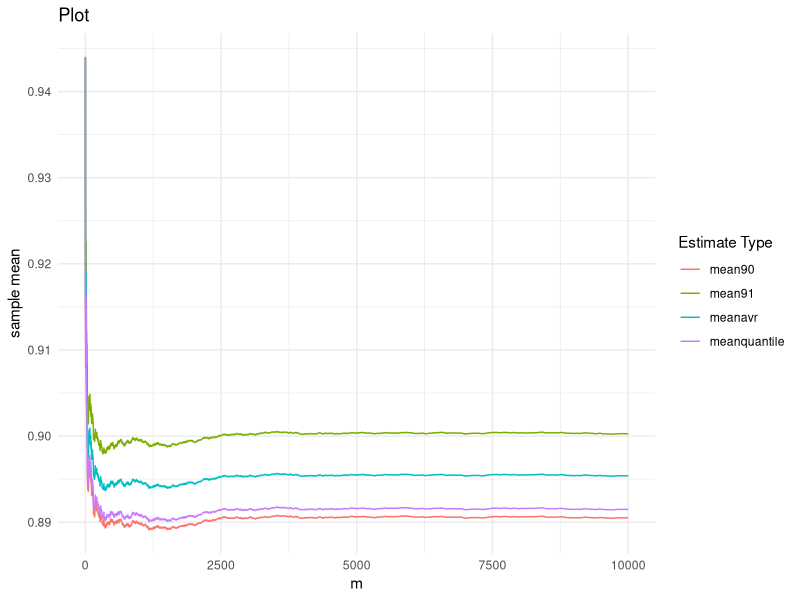
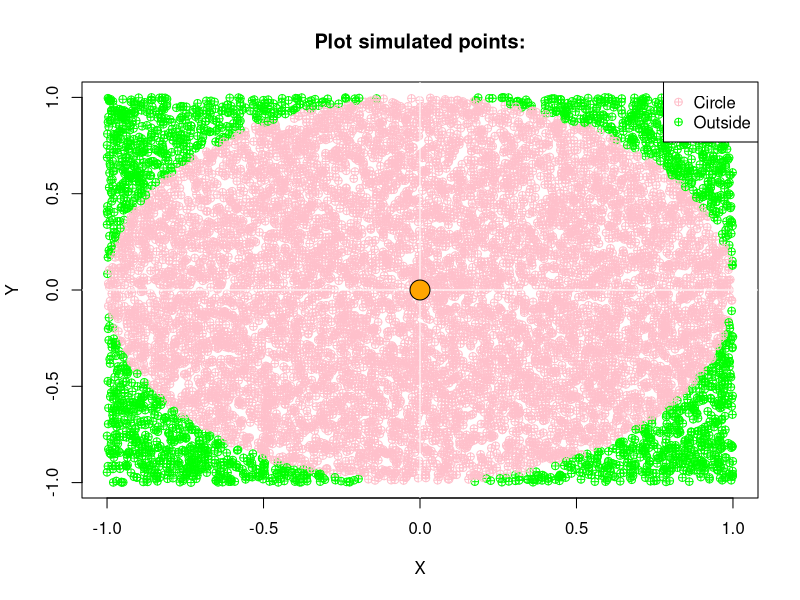

Reproduce these figures in R, in order. (Note: this script raises an error after producing the figures.)
## ---- chunk 1
#a
estimatepercentile90 <- function(x) {
  if (length(x) != 100) {
    stop("Vector must be of length 100")
  }
  sortedx <- sort(x)  
  return(sortedx[90]) 
}

# b
estimatepercentile91 <- function(x) {
  if (length(x) != 100) {
    stop("Vector must be of length 100")
  }
  sortedx <- sort(x)  
  return(sortedx[91])
}

avr90and91 <- function(x) {
  return((estimatepercentile90(x) + estimatepercentile91(x)) / 2)
}

# d
n <- 10000
estimatespercentile90 <- numeric(n)
estimatespercentile91 <- numeric(n)
estimatesavr <- numeric(n)
estimatesquantile <- numeric(n)

for (i in 1:n) {
  sample <- runif(100) 
  
  estimatespercentile90[i] <- estimatepercentile90(sample) 
  
  estimatespercentile91[i] <- estimatepercentile91(sample) 
  
  estimatesavr[i] <- avr90and91(sample) 
  
  estimatesquantile[i] <- quantile(sample, 0.9) 
}


## ---- chunk 2
library(ggplot2)

results <- data.frame(
  m = 1:n,
  mean90 = cumsum(estimatespercentile90) / (1:n),
  mean91 = cumsum(estimatespercentile91) / (1:n),
  meanavr = cumsum(estimatesavr) / (1:n),
  meanquantile = cumsum(estimatesquantile) / (1:n)
)

library(reshape2)
results_melted <- melt(results, id.vars = "m")

ggplot(results_melted, aes(x = m, y = value, color = variable)) +
  geom_line() +
  labs(title = "Plot",
       x = "m",
       y = "sample mean",
       color = "Estimate Type") +
  theme_minimal()

## ---- chunk 3
ultimateMeans <- data.frame(
  Method = c("90 Percentile", "91 Percentile", "Average of 90 & 91", "Quantile Function"),
  ultimate_means = c(mean(estimatespercentile90), mean(estimatespercentile91), mean(estimatesavr), mean(estimatesquantile))
)

print(ultimateMeans)
## ---- chunk 4
pi2 <- function(n) {
  sumK <- sum(1/(1:n)^2)
  
  return(sqrt(6 * sumK))
}
## ---- chunk 5
solution_pi2 <- sapply(0:6, function(j) pi2(10^j))
names(solution_pi2) <- paste("10^", 0:6, sep="")
solution_pi2
## ---- chunk 6
pi3 <- function(n) {
  x <- runif(n, -1, 1)
  y <- runif(n, -1, 1)
  circle <- (x^2 + y^2) <= 1
  fraction <- sum(circle) / n 
  return(fraction * 4)
}
## ---- chunk 7
solution_pi3 <- sapply(0:4, function(j) pi3(10^j))
names(solution_pi3) <- paste("10^", 0:4, sep="")
solution_pi3
## ---- chunk 8

points_col <- 10^4
x <- runif(points_col, -1, 1)
y <- runif(points_col, -1, 1)
circle <- (x^2 + y^2) <= 1
## ---- chunk 9
plot(x, y, col = ifelse(circle, "pink", "green"), pch = ifelse(circle, 10, 10),
     xlim = c(-1, 1), ylim = c(-1, 1), main = "Plot simulated points:",
     xlab = "X", ylab = "Y")
abline(h = 0, v = 0, col = "white") 
symbols(0, 0, circles = 1, inches = 0.1, add = TRUE, bg = "orange", fg = "black")
legend("topright", legend = c("Circle", "Outside"), col = c("pink", "green"), pch = c(10, 10))
## ---- chunk 10
book_with_min_pages <- books[which.min(books$NumPages), ]
name_of_min_book <- book_with_min_pages$Title
col_pages_of_min_book <- book_with_min_pages$NumPages
cat("The book with the minimum number of pages: ", name_of_min_book," ", col_pages_of_min_book,"pages\n")
## ---- chunk 11
summary_table <- books %>%
    group_by(Author) %>%
    summarise(
        all_books = n(),
        mean_pages = mean(NumPages),
        variance_pages = var(NumPages)
    )

# Просмотр сводной таблицы
print(summary_table)
## ---- chunk 12
ggplot(summary_table, aes(x = Author, y = mean_pages, fill = Author)) +
  geom_bar(stat = "identity") +
  labs(title = "Average number of pages by author",
       x = "Author",
       y = "Average number of pages") +
  theme(axis.text.x = element_text(angle = 45, hjust = 1))
